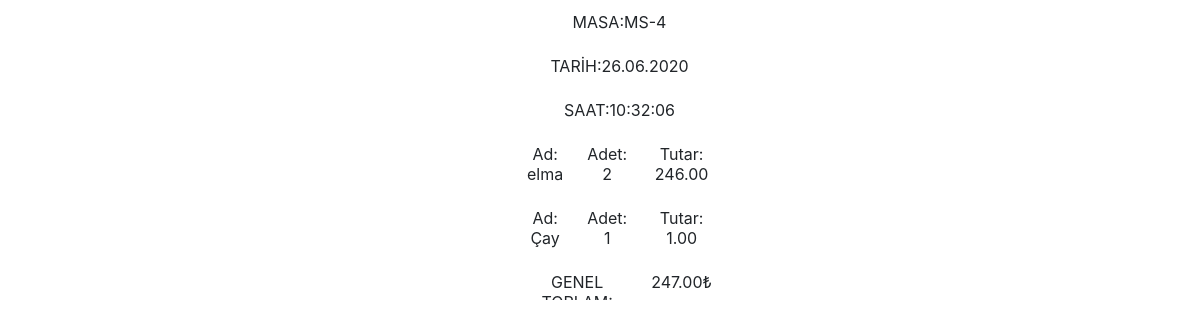
The app's page /fisbastir.php?masaid=3 with its own data.
### tables this page shows
CREATE TABLE `masalar` (
  `id` int(11) NOT NULL AUTO_INCREMENT,
  `ad` varchar(255) NOT NULL,
  `durum` int(11) NOT NULL,
  PRIMARY KEY (`id`)
);

CREATE TABLE `anliksiparis` (
  `id` int(11) NOT NULL AUTO_INCREMENT,
  `masaid` int(11) NOT NULL,
  `garsonid` int(11) NOT NULL,
  `urunid` int(11) NOT NULL,
  `urunad` varchar(222) NOT NULL,
  `urunfiyat` float NOT NULL,
  `adet` int(11) NOT NULL,
  PRIMARY KEY (`id`)
);

### fonksiyon/fonksiyon.php (called while the page is built, shortened)
<?php
class sistem {
	private function benimsorum($vt,$sorgu,$tercih) {
	$a =$sorgu;
	$b=$vt->prepare($a);
	$b->execute();
	if ($tercih==1):
	return $c=$b->get_result();
	endif;
	}
	function benimsorum2($vt,$sorgu,$tercih) {
		$a =$sorgu;
		$b=$vt->prepare($a);
		$b->execute();
		if ($tercih==1):
		return $c=$b->get_result();
		endif;
		}
	function masagetir ($vt,$id) {
	$get="select * from masalar where id=$id";
	return$this->benimsorum($vt,$get,1);
	}
}
?>

### fisbastir.php (the view, shortened to what this page needs)
<?php include("fonksiyon/fonksiyon.php"); $masam = new sistem;
@$masaid=$_GET["masaid"];
?>
<head>
<link rel="stylesheet" href="dosya/boost.css">
<link rel="stylesheet" href="dosya/stil.css">
</head>
<body onload="window.print()">
<div class="container-fluid">
<div class="row">
<div class="col-md-2 mx-auto">
<?php
if ($masaid!="") :
$son=$masam->masagetir($db,$masaid);
$dizi=$son->fetch_assoc();
$id=htmlspecialchars($_GET["masaid"]);
		$a="SELECT * FROM anliksiparis WHERE masaid=$id";
	$d=$masam->benimsorum2($db,$a,1);
	if ($d->num_rows==0) :
	uyari("Henüz Sparis yok","danger");
	else:
	echo '<table class="table">
	<tr>
	<td colspan="3" class="border-top-0 text-center">MASA:'.$dizi["ad"].'</strong>
</td>
</tr>
<tr>
<td colspan="3" class="border-top-0 text-center">TARİH:'.date("d.m.Y").'</strong>
</td>
</tr>
<tr>
<td colspan="3" class="border-top-0 text-center">SAAT:'.date("h:i:s").'</strong>
</td>
</tr>
	';
		$sontutar=0;
			while ($gelenson=$d->fetch_assoc()) :
								$tutar = $gelenson["adet"] * $gelenson["urunfiyat"];
								$sontutar +=$tutar;
									echo '<tr>
									<td colspan="1" class="border-top-0 text-center">Ad:    '.$gelenson["urunad"].'</strong></td>
									<td colspan="1" class="border-top-0 text-center">Adet:  '.$gelenson["adet"].'</strong></td>
									<td colspan="1" class="border-top-0 text-center">Tutar:  '.number_format($tutar,2,'.',',').'</strong></td>
									</tr>';
			endwhile;
	echo '
	<tr>
<td colspan="2" class="border-top-0 text-center">GENEL TOPLAM:</strong></td>
<td colspan="2" class="border-top-0 text-center">'.number_format($sontutar,2,'.',',').'₺</strong></td>
</tr>
			</tbody></table>
	<!--
	 <form id="hesapform">
	 <input type="hidden" name="hesapalid" value="'.$id.'" />
	 <input type="button" id="btnn" value="HESABI KAPAT" class="btn btn-danger btn-block mt-4" />
	 </form>
		-->
		';
	endif;
?>
</div>
</div>
<?php
else:
echo "hata var";
endif;
?>
</div>
</body>
</head>

### dosya/stil.css (style rules this page uses)
table { border-spacing: 0; }
tbody td, thead th { width: 170px; }

### records on screen
masalar: ad "MS-4"
anliksiparis: urunad "elma", adet "2", tutar "246.00"
anliksiparis: urunad "Çay", adet "1", tutar "1.00"

### other values on screen
$sontutar "247.00"
